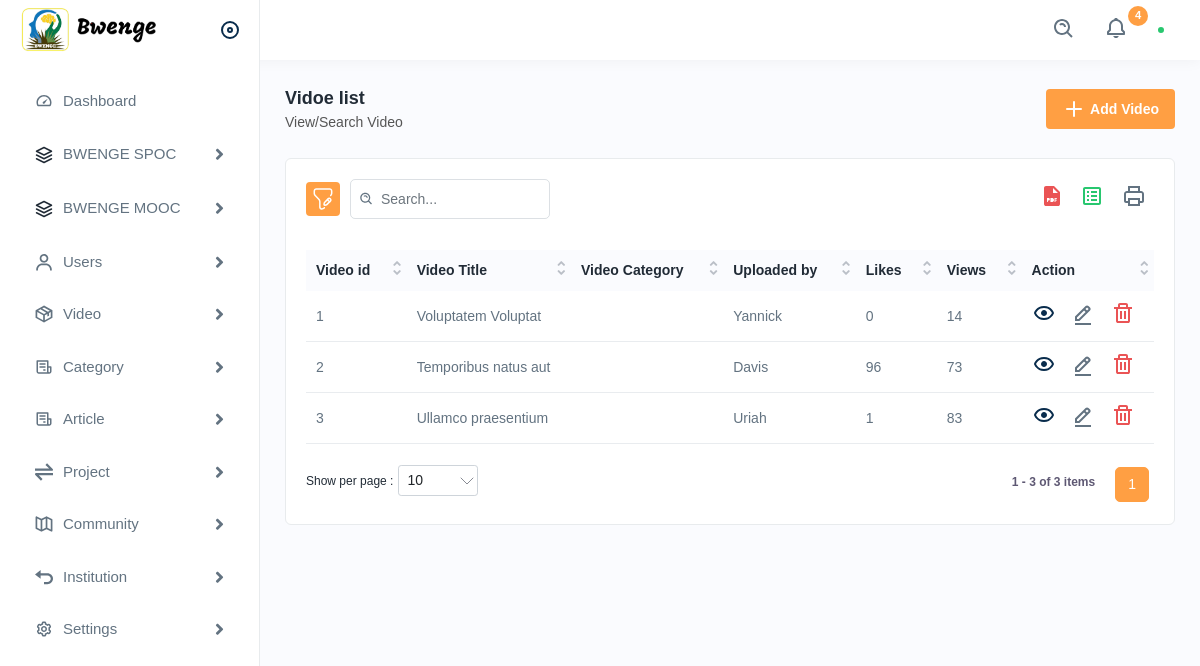
The page /dashboard/video_list/ on the database as committed earlier.
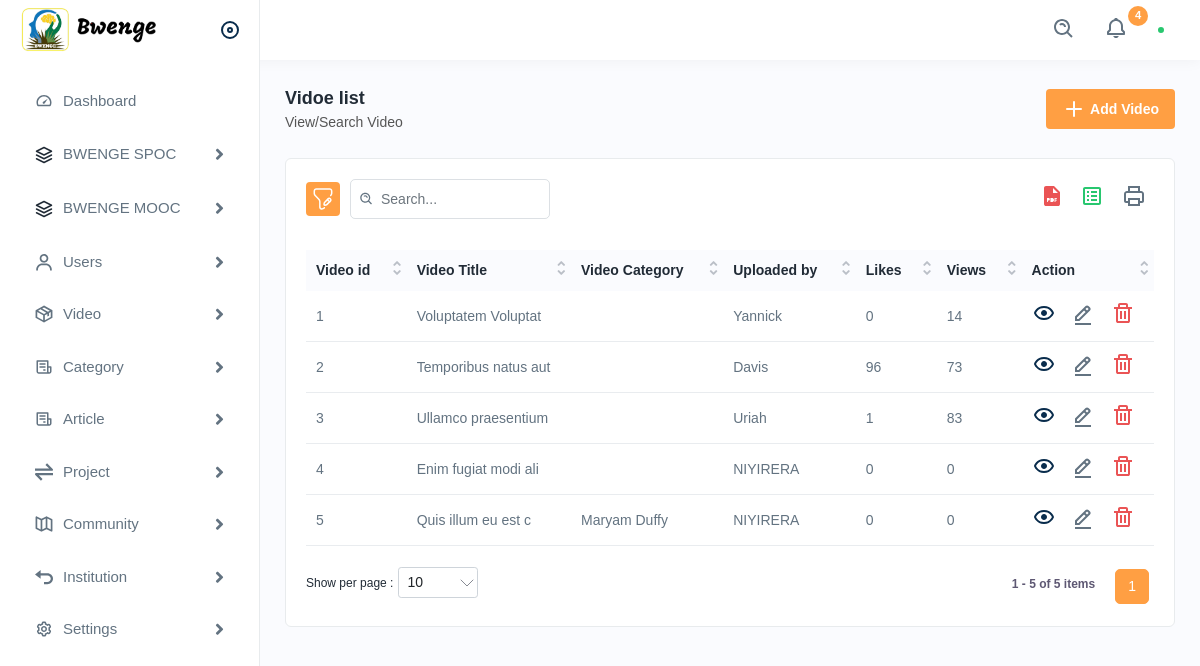
The same page on the database as committed later.
### core/models.py (models this page shows, shortened)
class Video(models.Model):
    VIDEO_FORMATS = ['mp4', 'avi', 'mov', 'mkv', 'wmv', 'flv', 'webm']  # Add more video formats as needed
    def validate_video_file_extension(value):
        if not value.name.split('.')[-1] in Video.VIDEO_FORMATS:
            raise ValidationError(f'Unsupported file format. Please upload a file with one of the following extensions: {", ".join(Video.VIDEO_FORMATS)}')
    video_file = models.FileField(upload_to='media/videos/', validators=[validate_video_file_extension])
    title = models.CharField(max_length=100)
    description = models.TextField()
    poster_image = models.ImageField(upload_to='media/video/posters/')
    categories = models.ManyToManyField(Category)
    likes = models.PositiveIntegerField(default=0)
    views = models.PositiveIntegerField(default=0)
    author = models.ForeignKey(settings.AUTH_USER_MODEL, on_delete=models.CASCADE)
    date = models.DateTimeField(auto_now_add=True)

class Category(models.Model):
    name = models.CharField(max_length=50)

### accounts/models.py (models this page shows, shortened)
class User(AbstractBaseUser, PermissionsMixin):
    email = models.EmailField(max_length=255, unique=True, verbose_name="Email Address")
    first_name = models.CharField(max_length=100, verbose_name=_("First Name"))
    last_name = models.CharField(max_length=100, verbose_name=_("Last Name"))
    is_staff = models.BooleanField(default=False)
    is_superuser = models.BooleanField(default=False)
    is_verified = models.BooleanField(default=False)
    is_active = models.BooleanField(default=True)
    date_joined = models.DateTimeField(auto_now_add=True)
    last_login = models.DateTimeField(auto_now=True)
    USER_ROLE_CHOICES = [
        ('user', 'User'),
        ('institution_admin', 'Institution Admin'),
        ('system_admin', 'System Admin'),
    ]
    role = models.CharField(max_length=50, choices=USER_ROLE_CHOICES, default='user')
    USERNAME_FIELD = "email"
    REQUIRED_FIELDS = ["first_name", "last_name"]
    objects = UserManger()
    def __str__(self):
        return self.first_name

### dashboard/views.py (the view)
# urls.py: path('video_list/', video_list, name='video_list'),
def video_list(request):
    videos = Video.objects.all()
    context = {
         'videos': videos,
     }
    return render(request, "admin/video/video-list.html", context)

### templates/admin/video/video-list.html (shortened to what this page needs)
{% extends "base.html" %}
{% load static %}
{% block content %}
<div class="page-wrapper">
    <div class="content">
        <div class="page-header">
            <div class="page-title">
                <h4>Vidoe list</h4>
                <h6>View/Search Video</h6>
            </div>
            <div class="page-btn">
                <a href="{% url 'add-video' %}" class="btn btn-added">
                    <img src="{% static '/img/icons/plus.svg' %}" class="me-1" alt="img">Add Video
                </a>
            </div>
        </div>
        <div class="card">
            <div class="card-body">
                <div class="table-top">
                    <div class="search-set">
                        <div class="search-path">
                            <a class="btn btn-filter" id="filter_search">
                                <img src="{% static '/img/icons/filter.svg' %}" alt="img">
                            </a>
                        </div>
                        <div class="search-input">
                            <a class="btn btn-searchset"><img src="{% static '/img/icons/search-white.svg' %}" alt="img"></a>
                        </div>
                    </div>
                    <div class="wordset">
                        <ul>
                            <li><a data-bs-toggle="tooltip" data-bs-placement="top" title="pdf"><img src="{% static '/img/icons/pdf.svg' %}" alt="img"></a></li>
                            <li><a data-bs-toggle="tooltip" data-bs-placement="top" title="excel"><img src="{% static '/img/icons/excel.svg' %}" alt="img"></a></li>
                            <li><a data-bs-toggle="tooltip" data-bs-placement="top" title="print"><img src="{% static '/img/icons/printer.svg' %}" alt="img"></a></li>
                        </ul>
                    </div>
                </div>
                <div class="table-responsive">
                    <table class="table  datanew">
                        <thead>
                            <tr>
                                <th>Video id</th>
                                <th>Video Title</th>
                                <th>Video Category</th>
                                <th>Uploaded by</th>
                                <th>Likes</th>
                                <th>Views</th>
                                <th>Action</th>
                            </tr>
                        </thead>
                        <tbody>
                            {% for video in videos %}
                                <tr>
                                    <td>{{ video.id }}</td>
                                    <td>{{ video.title }}</td>
                                    <td> {% for category in video.categories.all %}
                                        {{ category.name }}
                                    {% endfor %}</td>
                                    <td>{{ video.author }}</td>
                                    <td>{{ video.likes }}</td>
                                    <td>{{ video.views }}</td>
                                    <td>
                                        <a class="me-3" href="#">
                                            <img src="{% static '/img/icons/eye.svg' %}" alt="View">
                                        </a>
                                        <a class="me-3" href="#">
                                            <img src="{% static '/img/icons/edit.svg' %}" alt="Edit">
                                        </a>
                                        <a class="confirm-text" href="#">
                                            <img src="{% static '/img/icons/delete.svg' %}" alt="Delete">
                                        </a>
                                    </td>
                                </tr>
                            {% endfor %}
                        </tbody>
                    </table>
                </div>
            </div>
        </div>
    </div>
</div>
{% endblock %}

Rows that differ between the two databases and show on the page:
added Video: id "4", title "Enim fugiat modi ali", author "NIYIRERA", likes "0", views "0"
added Video: id "5", title "Quis illum eu est c", author "NIYIRERA", likes "0", views "0"
added Category: name "Maryam Duffy"
Other text that changed with them:
text written by a page script: "1 1 - 3 of 3 items" → "1 1 - 5 of 5 items"
